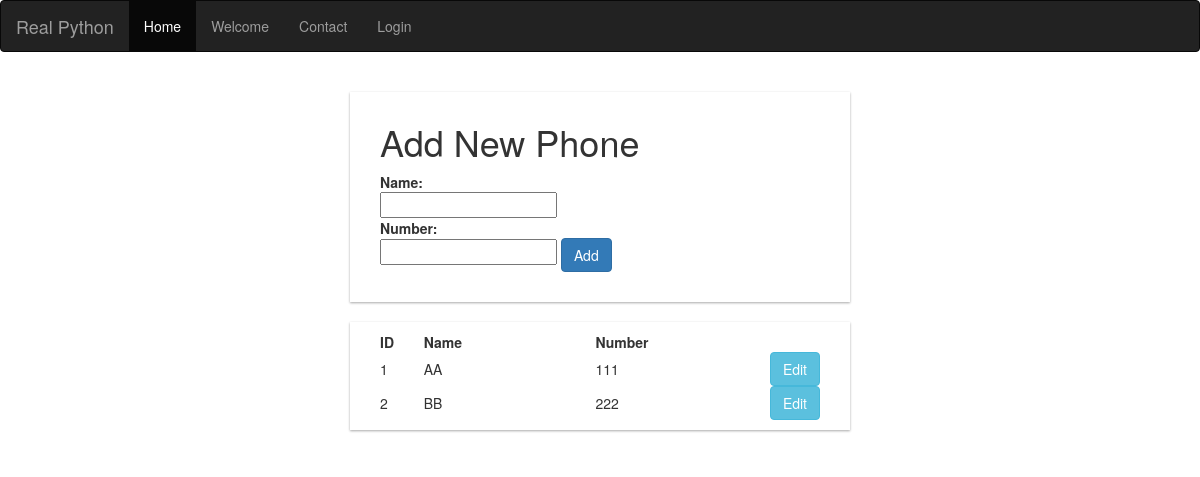
/contact, run on an earlier commit of the app's database.
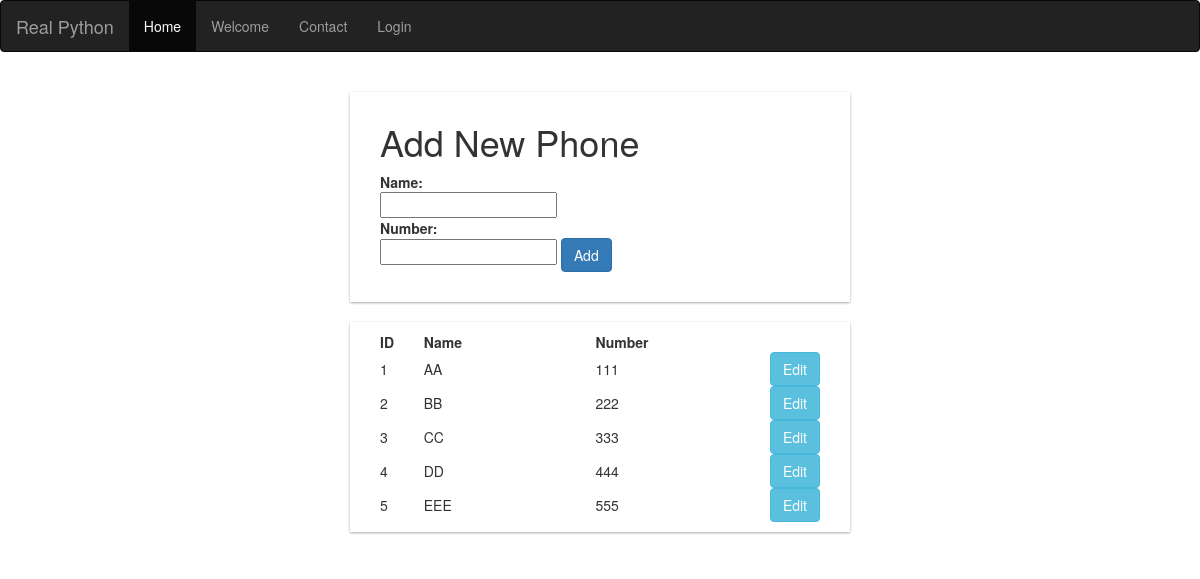
And on a later commit of the database.
### tables this page shows
CREATE TABLE tb_contact (id integer primary key autoincrement, name string, number string);

### routes.py (the view, shortened to what this page needs)
@app.route('/contact', methods=['POST', 'GET'])
def contact():
    contact = [dict(id=row[0], name=row[1], number=row[2]) for row in select_contact()]
    error = None
    return render_template('contact.html', error=error, contact=contact)

### routes.py (called while the page is built, shortened)
def select_contact(params=()):
    con = sql.connect(DATABASE)
    cur = con.cursor()
    if params==():
        cur.execute("select * from tb_contact")
        return cur.fetchall()

### templates/contact.html (shortened to what this page needs)
{% extends "template.html" %}
{% block content %}
    <div class="contact-container">
    <h1>Add New Phone</h1>
    <form action="" method="POST">
        <dl>
            <dt>Name:</dt>
            <dd><input type='text' name='name' value='{{ request.form.name }}'></dd>
            <dt>Number:</dt>
            <dd><input type='text' name='number' value='{{ request.form.number }}'>
                <input type="submit" value="Add" class="btn btn-primary">
            </dd>
        </dl>
    </form>
    </div>
    <div class="list-container">
        <table>
            <tr>
                <th width="50">ID</th>
                <th width="200">Name</th>
                <th width="200">Number</th>
                <th widttt"50"></th>
            </tr>
            {% for contact in contact %}
            <tr>
                <td>
                    {{ contact.id }}
                </td>
                <td>
                    {{ contact.name }}
                </td>
                <td>
                    {{ contact.number }}
                </td>
                <td>
                    <button id="{{contact.id}}" type="button" class="btn btn-info">Edit</button>
                </td>
            </tr>
            {% endfor %}
        </table>
    </div>
{% endblock %}

### templates/template.html (shortened to what this page needs)
<!DOCTYPE html>
<html lang="en">
<head>
    <link href="{{ url_for('static', filename='css/bootstrap.min.css') }}" rel="stylesheet">
    <link href="{{ url_for('static', filename='css/styles.css') }}" rel="stylesheet">
</head>
<body>
    <header>
        <nav class="navbar navbar-inverse">
            <div class="navbar-inner">
                <a class="navbar-brand" href="/">Real Python</a>
                <ul class="nav navbar-nav">
                    <li class="active"><a href="/">Home</a></li>
                    <li><a href="/welcome">Welcome</a></li>
                    <li><a href="/contact">Contact</a></li>
                    <li><a href="/login">Login</a></li>
                </ul>
            </div>
        </nav>
    </header>
    <div class="container">
        {% block content %}
        {% endblock %}
    </div>
</body>
</html>

### static/css/styles.css (style rules this page uses)
.contact-container { width: 500px; margin: 20px auto; padding: 10px 30px; box-shadow: 0 1px 3px rgba(0, 0, 0, 0.12), 0 1px 2px rgba(0, 0, 0, 0.24); transition: all 0.3s cubic-bezier(0.25, 0.8, 0.25, 1); }
.list-container { width: 500px; margin: 20px auto; padding: 10px 30px; box-shadow: 0 1px 3px rgba(0, 0, 0, 0.12), 0 1px 2px rgba(0, 0, 0, 0.24); transition: all 0.3s cubic-bezier(0.25, 0.8, 0.25, 1); }

What changed in the data, as far as the page shows it:
added tb_contact: id "3", name "CC", number "333"
added tb_contact: id "4", name "DD", number "444"
added tb_contact: id "5", name "EEE", number "555"
